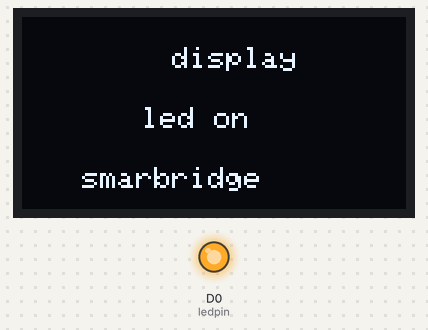
The sketch below on a simulated ESP8266 (NodeMCU). On the bench: 128×64 one-colour display, output pins drawn as LEDs (lit = HIGH).

Above: at 0.1 s.
Timing chart, 0 to 1.6 s (numbered marks = the images above):
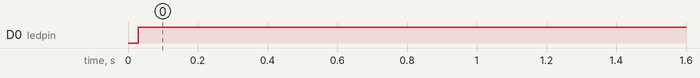

Measured:
- by itself, D0 (ledpin): LOW → HIGH at 0.03 s

The sketch:

oled_using_switch.ino
```cpp
#include <SPI.h>
#include <Wire.h>
#include <Adafruit_GFX.h>
#include <Adafruit_SSD1306.h>

#define OLED_RESET D5
/* Object named display, of the class Adafruit_SSD1306 */
Adafruit_SSD1306 display(OLED_RESET);

#if (SSD1306_LCDHEIGHT != 64)
#error("Height incorrect, please fix Adafruit_SSD1306.h!");
#endif
int switchpin=D5;
int switchvalue;
int ledpin=D0;
void setup() {
  // put your setup code here, to run once:
  pinMode(ledpin,OUTPUT);
  pinMode(switchpin,INPUT_PULLUP);
  display.begin(SSD1306_SWITCHCAPVCC, 0x3C); /* Initialize display with address 0x3C */
  display.clearDisplay();  /* Clear display */
  display.setTextSize(1);  /* Select font size of text. Increases with size of argument. */
  display.setTextColor(WHITE);

}

void loop() {
  switchvalue=digitalRead(switchpin);
  digitalWrite(ledpin,switchvalue);
  updateWatch();/* Every second increment clock and display */
  delay(1000);
  // put your main code here, to run repeatedly:

}
void updateWatch() {
  if(switchvalue)
  {
    writeOLED1();
  }
  else
  {
    writeOLED2();
  }
}

void writeOLED1(){

  display.clearDisplay();  /* Clear display */


  drawStr(50, 10, "display");
  drawStr(40, 30, "led on");
  drawStr(20, 50, "smarbridge");
  display.display();
}

void writeOLED2(){

  display.clearDisplay();  /* Clear display */


  drawStr(50, 10, "display");
  drawStr(40, 30, "led off");
  drawStr(20, 50, "smarbridge");
  display.display();
}
void drawStr(uint8_t x, uint8_t y, char* str){
  display.setCursor(x, y);  /* Set x,y coordinates */
  display.println(str);
}
```
